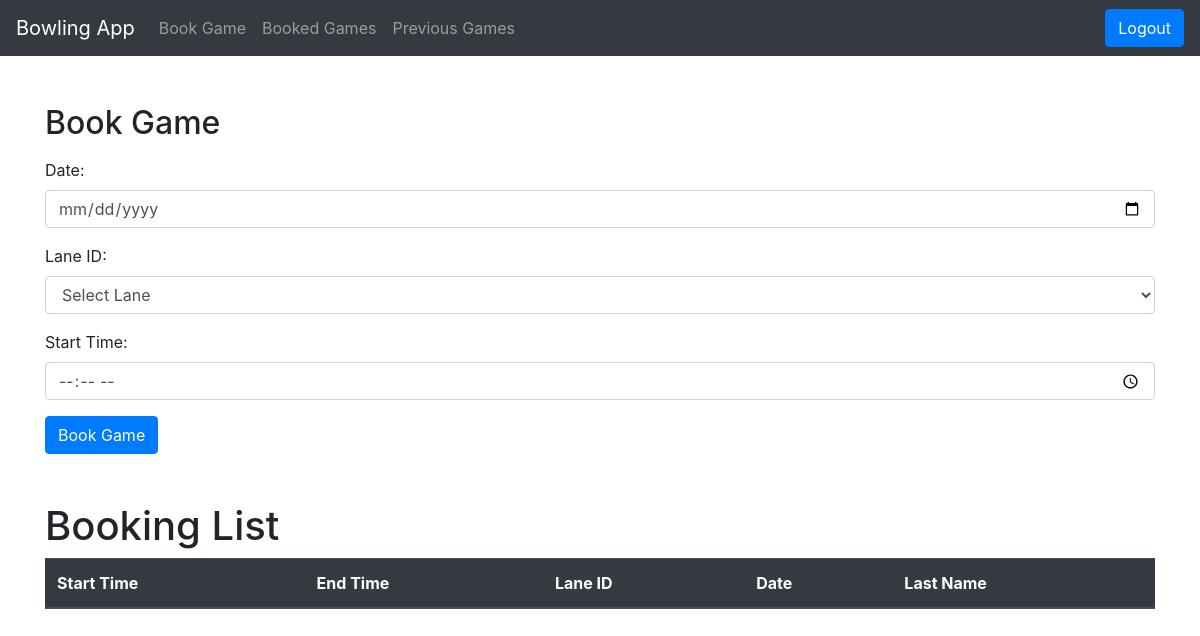
The app's page /book_game (signed in), older data.
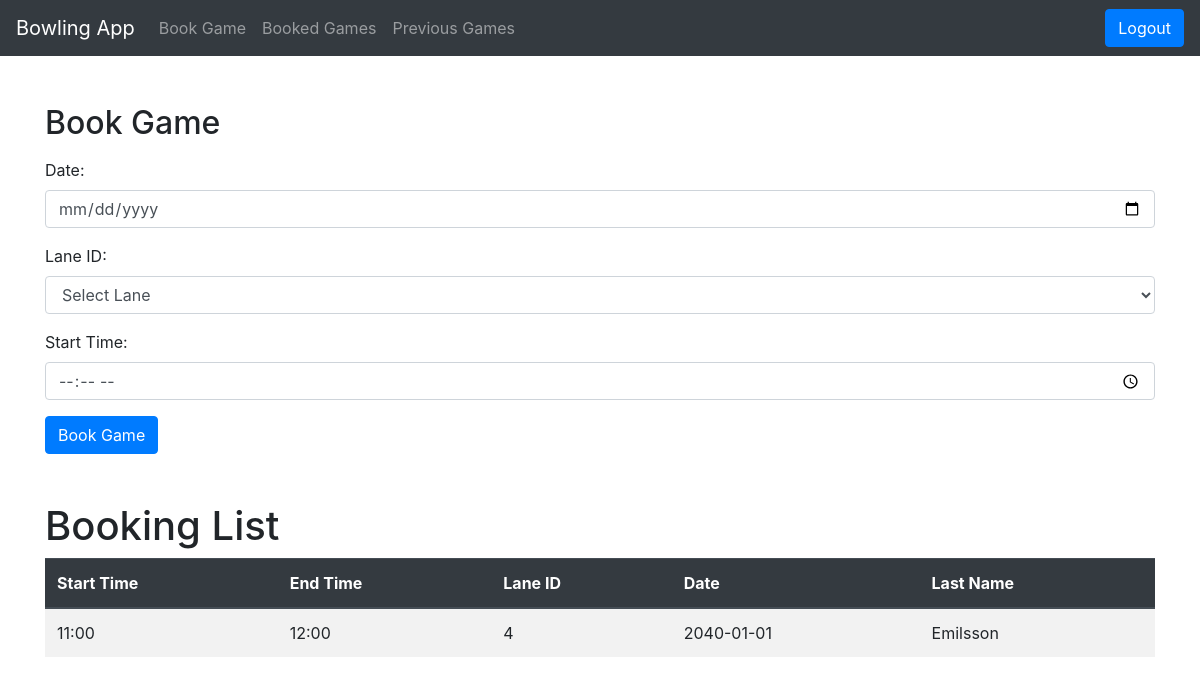
The same page, newer data.
### tables this page shows
CREATE TABLE Bookings (bookingId INTEGER PRIMARY KEY AUTOINCREMENT, startTime time, endTime time, laneID INTEGER REFERENCES BowlingLanes (laneID), playerID INTEGER REFERENCES Players (playerID), date date);

CREATE TABLE Players (playerID INTEGER PRIMARY KEY AUTOINCREMENT, fName varchar, lName varchar, email varchar, password varchar);

### app.py (the view)
@app.route('/book_game', methods=["GET"])
def get_book_game():
    if "player_id" in session:
        lanes = query_db("SELECT * FROM bowlingLanes")
        return render_template("book_game.html", lanes=lanes, bookings=query_db("SELECT * FROM bookings INNER JOIN players ON bookings.playerID = players.playerID WHERE bookings.date > DATE('now')" ) )
    else:
        return send_from_directory("static", "index.html")

### test.py (called while the page is built)
def get_db():
    db = getattr(g, '_database', None)
    if db is None:
        db = g._database = sqlite3.connect(DATABASE)
        db.row_factory = sqlite3.Row
    return db

def query_db(query, args=(), one=False, commit=False):
    try:
            if commit:
                db = get_db()
                cur = db.execute(query, args)
                db.commit()
                cur.close()
                return None
            cur = get_db().execute(query, args)
            rv = cur.fetchall()
            cur.close()
            return (rv[0] if rv else None) if one else rv
    except sqlite3.Error as e:
            print("SQLite error:", e)
            return e  # Or raise an exception if needed

### template/book_game.html (shortened to what this page needs)
<!DOCTYPE html>
<html lang="en">
<head>
    <link rel="stylesheet" href="https://stackpath.bootstrapcdn.com/bootstrap/4.5.2/css/bootstrap.min.css">
</head>
<body>
    <nav class="navbar navbar-expand-lg navbar-dark bg-dark">
        <a class="navbar-brand" href="/logged_in">Bowling App</a>
        <div class="collapse navbar-collapse" id="navbarNav">
            <ul class="navbar-nav">
                <li class="nav-item">
                    <a class="nav-link" href="/book_game">Book Game</a>
                </li>
                <li class="nav-item">
                    <a class="nav-link" href="/booked_games">Booked Games</a>
                </li>
                <li class="nav-item">
                    <a class="nav-link" href="/previous_games">Previous Games</a>
                </li>
            </ul>
        </div>
        <form action="/logout" method="POST" class="ml-auto">
            <button type="submit" class="btn btn-primary">Logout</button>
        </form>
    </nav>
    <div class="container">
        <h2 class="mt-5">Book Game</h2>
        <form action="/book_game" method="POST" class="mt-3">
            <div class="form-group">
                <label for="date">Date:</label>
                <input type="date" class="form-control" id="date" name="date" required>
            </div>
            <div class="form-group">
                <label for="lane_id">Lane ID:</label>
                <select class="form-control" id="lane_id" name="lane_id" required>
                    <option value="" selected disabled>Select Lane</option>
                </select>
            </div>
            <div class="form-group">
                <label for="start_time">Start Time:</label>
                <input type="time" class="form-control" id="start_time" name="start_time" required>
            </div>
            <button type="submit" class="btn btn-primary">Book Game</button>
        </form>
    </div>
    <div class="container">
        <h1 class="mt-5">Booking List</h1>
        <table class="table table-striped">
            <thead class="thead-dark">
                <tr>
                    <th>Start Time</th>
                    <th>End Time</th>
                    <th>Lane ID</th>
                    <th>Date</th>
                    <th>Last Name</th>
                </tr>
            </thead>
            <tbody>
                {% for info in bookings %}
                <tr>
                    <td>{{ info['startTime'] }}</td>
                    <td>{{ info['endTime'] }}</td>
                    <td>{{ info['laneID'] }}</td>
                    <td>{{ info['date'] }}</td>
                    <td>{{ info['Lname'] }}</td>
                </tr>
                {% endfor %}
            </tbody>
        </table>
    </div>
</body>
</html>

Row changes from the older to the newer data that the page shows:
added Bookings: startTime "11:00", endTime "12:00", laneID "4", date "2040-01-01", Lname "Emilsson"
